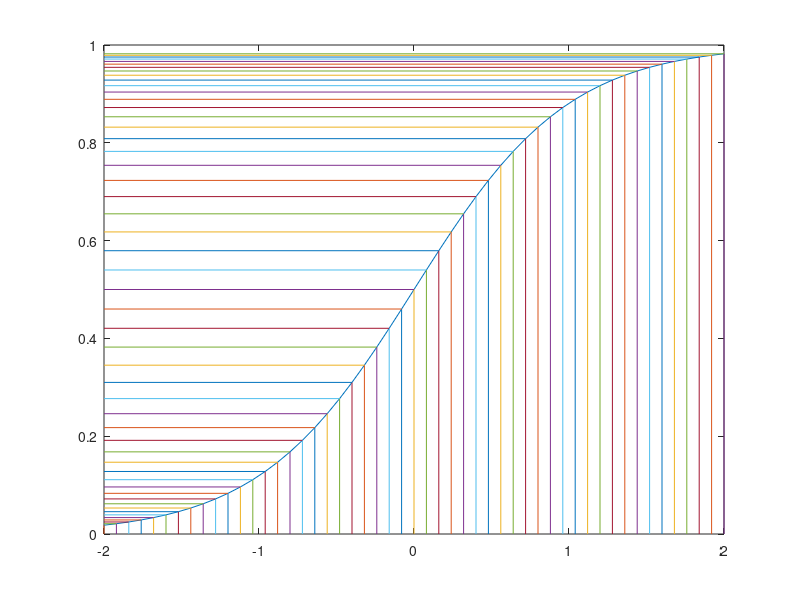
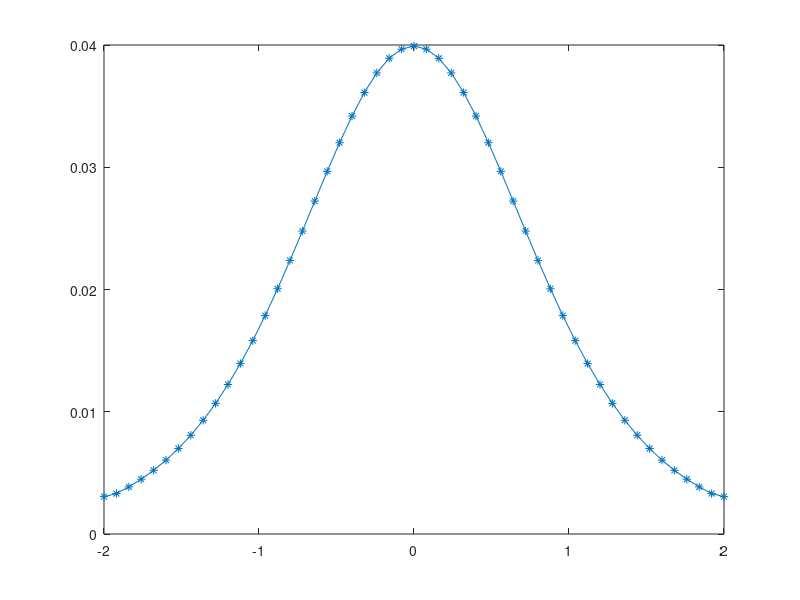
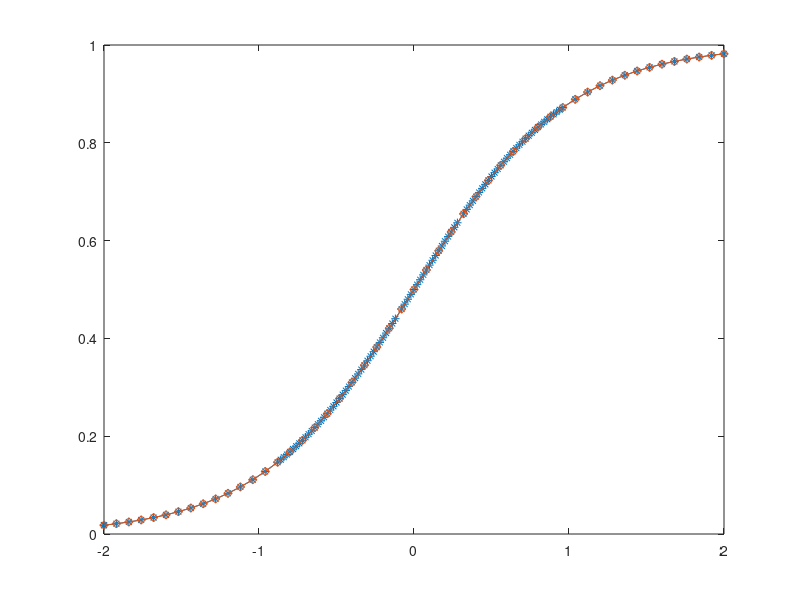
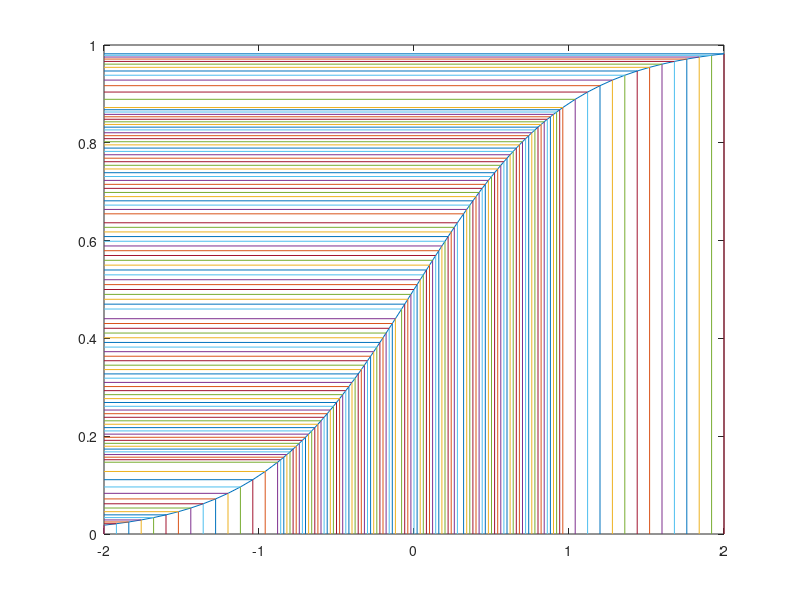

MATLAB code for these plots, in order:
clear all; close all;


%% Test function

r = 0.08; % Step
x = -2:r:2;
n = size(x);
y = 0.5*(1+tanh(x));

figure(1)
plot(x,y) ;
hold on;

for i=1:n(2)
 plot([x(i),x(i)],[0, y(i)]);
 plot([-2,x(i)],[y(i), y(i)]);
end


figure(2)

ydiff1 = gradient(y);

plot(x,ydiff1,'-*')


%% Grid refinement

tol = 1e-2;

% Interpolate to half grid spacing

x_half = -2:r/2:2;
y_half = interp1(x,y,x_half,'spline');

% Find new half-grid gradient

ydiff1_2 = gradient(y_half);

% Adaptive grid
x_adapt = x(1);
for i = 1:n(1,2)-1
    j = 1;
    
    ydifftemp1 = ydiff1_2(2*i-1); % Load half-grid gradient
    ydifftemp2 = ydiff1(i); % Load complete grid gradient
    
    if(abs(ydifftemp1 - ydifftemp2) < tol) % Check if the current gradient is sufficiently low  
        x_adapt = horzcat([x_adapt x(1,i)]); 
    end
    
    if abs(ydifftemp1 - ydifftemp2) > tol % Check if the current gradient error is high
        
        while abs(ydifftemp1 - ydifftemp2) > tol
            x_refined = x(i):r/(2*(j+1)):x(i+1);   % Reduce grid size by half
            y_refined = interp1(x_half,y_half,x_refined,'spline');
            ydiff_refined = gradient(y_refined);
            ydifftemp2 = ydifftemp1; 
            ydifftemp1 = ydiff_refined(1,1);
            j = j+1;
        end
    
    x_adapt = horzcat([x_adapt x_refined(1,1:end-1)]); % Add the refined grid points
    
    end
        
   
end

x_adapt = horzcat([x_adapt x(1,end)]);
y_adapt = interp1(x,y,x_adapt,'spline');

figure(3)

plot(x_adapt,y_adapt,'-*')
hold on;

plot(x,y,'-d')


figure(4)

plot(x_adapt,y_adapt) ;
hold on;
n2 = size(x_adapt,2);
for i=1:n2
 plot([x_adapt(i),x_adapt(i)],[0, y_adapt(i)]);
 plot([-2,x_adapt(i)],[y_adapt(i), y_adapt(i)]);
end